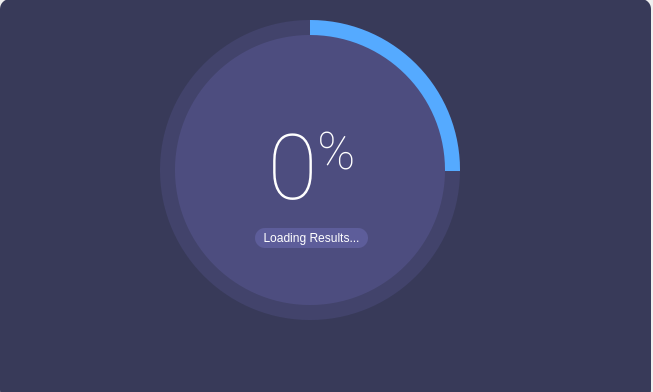
<?xml version="1.0" encoding="UTF-8"?>
<ui version="4.0">
 <class>Progress_bar</class>
 <widget class="QMainWindow" name="Progress_bar">
  <property name="geometry">
   <rect>
    <x>0</x>
    <y>0</y>
    <width>653</width>
    <height>392</height>
   </rect>
  </property>
  <property name="windowTitle">
   <string>MainWindow</string>
  </property>
  <widget class="QWidget" name="centralwidget">
   <widget class="QFrame" name="circularProgressBarBase">
    <property name="geometry">
     <rect>
      <x>150</x>
      <y>10</y>
      <width>320</width>
      <height>320</height>
     </rect>
    </property>
    <property name="frameShape">
     <enum>QFrame::NoFrame</enum>
    </property>
    <property name="frameShadow">
     <enum>QFrame::Raised</enum>
    </property>
    <widget class="QFrame" name="circularProgress">
     <property name="geometry">
      <rect>
       <x>10</x>
       <y>10</y>
       <width>300</width>
       <height>300</height>
      </rect>
     </property>
     <property name="styleSheet">
      <string notr="true">QFrame{
	border-radius: 150px;
	background-color: qconicalgradient(cx:0.5, cy:0.5, angle:90, stop:0.749 rgba(255, 0, 127, 0), stop:0.750 rgba(85, 170, 255, 255));
}</string>
     </property>
     <property name="frameShape">
      <enum>QFrame::NoFrame</enum>
     </property>
     <property name="frameShadow">
      <enum>QFrame::Raised</enum>
     </property>
    </widget>
    <widget class="QFrame" name="circularBg">
     <property name="geometry">
      <rect>
       <x>10</x>
       <y>10</y>
       <width>300</width>
       <height>300</height>
      </rect>
     </property>
     <property name="styleSheet">
      <string notr="true">QFrame{
	border-radius: 150px;
	background-color: rgba(77, 77, 127, 120);
}</string>
     </property>
     <property name="frameShape">
      <enum>QFrame::NoFrame</enum>
     </property>
     <property name="frameShadow">
      <enum>QFrame::Raised</enum>
     </property>
    </widget>
    <widget class="QFrame" name="container">
     <property name="geometry">
      <rect>
       <x>25</x>
       <y>25</y>
       <width>270</width>
       <height>270</height>
      </rect>
     </property>
     <property name="styleSheet">
      <string notr="true">QFrame{
	border-radius: 135px;
	background-color: rgb(77, 77, 127);
}</string>
     </property>
     <property name="frameShape">
      <enum>QFrame::NoFrame</enum>
     </property>
     <property name="frameShadow">
      <enum>QFrame::Raised</enum>
     </property>
     <widget class="QWidget" name="layoutWidget">
      <property name="geometry">
       <rect>
        <x>40</x>
        <y>50</y>
        <width>193</width>
        <height>191</height>
       </rect>
      </property>
      <layout class="QGridLayout" name="gridLayout">
       <item row="0" column="0">
        <widget class="QLabel" name="labelTitle">
         <property name="font">
          <font>
           <family>Segoe UI</family>
           <pointsize>12</pointsize>
          </font>
         </property>
         <property name="styleSheet">
          <string notr="true">background-color: none;
color: #FFFFFF</string>
         </property>
         <property name="text">
          <string>&lt;html&gt;&lt;head/&gt;&lt;body&gt;&lt;p&gt;&lt;span style=&quot; font-weight:600; color:#9b9bff;&quot;&lt;/span&gt; 
&lt;/body&gt;&lt;/html&gt;</string>
         </property>
         <property name="alignment">
          <set>Qt::AlignCenter</set>
         </property>
        </widget>
       </item>
       <item row="1" column="0">
        <widget class="QLabel" name="labelPercentage">
         <property name="font">
          <font>
           <family>Roboto Thin</family>
           <pointsize>68</pointsize>
          </font>
         </property>
         <property name="styleSheet">
          <string notr="true">background-color: none;
color: #FFFFFF</string>
         </property>
         <property name="text">
          <string>&lt;p&gt;&lt;span style=&quot; font-size:68pt;&quot;&gt;0&lt;/span&gt;&lt;span style=&quot; font-size:58pt; vertical-align:super;&quot;&gt;%&lt;/span&gt;&lt;/p&gt;</string>
         </property>
         <property name="alignment">
          <set>Qt::AlignCenter</set>
         </property>
        </widget>
       </item>
       <item row="2" column="0">
        <widget class="QLabel" name="labelLoadingInfo">
         <property name="minimumSize">
          <size>
           <width>0</width>
           <height>20</height>
          </size>
         </property>
         <property name="maximumSize">
          <size>
           <width>16777215</width>
           <height>20</height>
          </size>
         </property>
         <property name="font">
          <font>
           <family>Segoe UI</family>
           <pointsize>9</pointsize>
          </font>
         </property>
         <property name="styleSheet">
          <string notr="true">QLabel{
	border-radius: 10px;	
	background-color: rgb(93, 93, 154);
	color: #FFFFFF;
	margin-left: 40px;
	margin-right: 40px;
}</string>
         </property>
         <property name="frameShape">
          <enum>QFrame::NoFrame</enum>
         </property>
         <property name="text">
          <string>Loading Results...</string>
         </property>
         <property name="alignment">
          <set>Qt::AlignCenter</set>
         </property>
        </widget>
       </item>
       <item row="3" column="0">
        <widget class="QLabel" name="labelCredits">
         <property name="font">
          <font>
           <family>Segoe UI</family>
           <pointsize>9</pointsize>
          </font>
         </property>
         <property name="styleSheet">
          <string notr="true">background-color: none;
color: rgb(155, 155, 255);</string>
         </property>
         <property name="text">
          <string/>
         </property>
         <property name="alignment">
          <set>Qt::AlignCenter</set>
         </property>
        </widget>
       </item>
      </layout>
     </widget>
    </widget>
    <zorder>circularBg</zorder>
    <zorder>circularProgress</zorder>
    <zorder>container</zorder>
   </widget>
   <widget class="QFrame" name="frame">
    <property name="geometry">
     <rect>
      <x>0</x>
      <y>-1</y>
      <width>651</width>
      <height>401</height>
     </rect>
    </property>
    <property name="styleSheet">
     <string notr="true">background-color:rgb(56, 58, 89);
	color:rgb(220, 220, 220);
	border-radius:10px;</string>
    </property>
    <property name="frameShape">
     <enum>QFrame::StyledPanel</enum>
    </property>
    <property name="frameShadow">
     <enum>QFrame::Raised</enum>
    </property>
   </widget>
   <zorder>frame</zorder>
   <zorder>circularProgressBarBase</zorder>
  </widget>
 </widget>
 <resources/>
 <connections/>
</ui>
